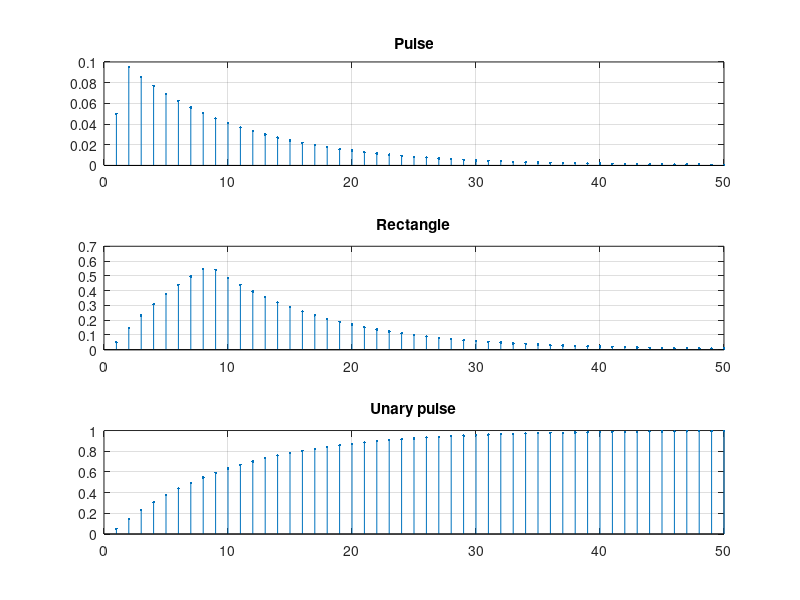

This figure's MATLAB source:
A = [1, -0.9];
B = [0.05, 0.05];
n = 1:50;
zi = filtic(B,A,0);

x = [1 zeros(1,49)];
[yn, ~] = filter(B,A,x,zi);
subplot(3,1,1);
stem(n, yn,'.');
title("Pulse");
grid on;

x = [ones(1,8),zeros(1,42)];
[yn, ~] = filter(B,A,x,zi);
subplot(3,1,2);
stem(n, yn,'.');
title("Rectangle");
grid on;

x = ones(1,50);
[yn, ~] = filter(B,A,x, zi);
subplot(3,1,3);
stem(n, yn,'.');
title("Unary pulse");
grid on;